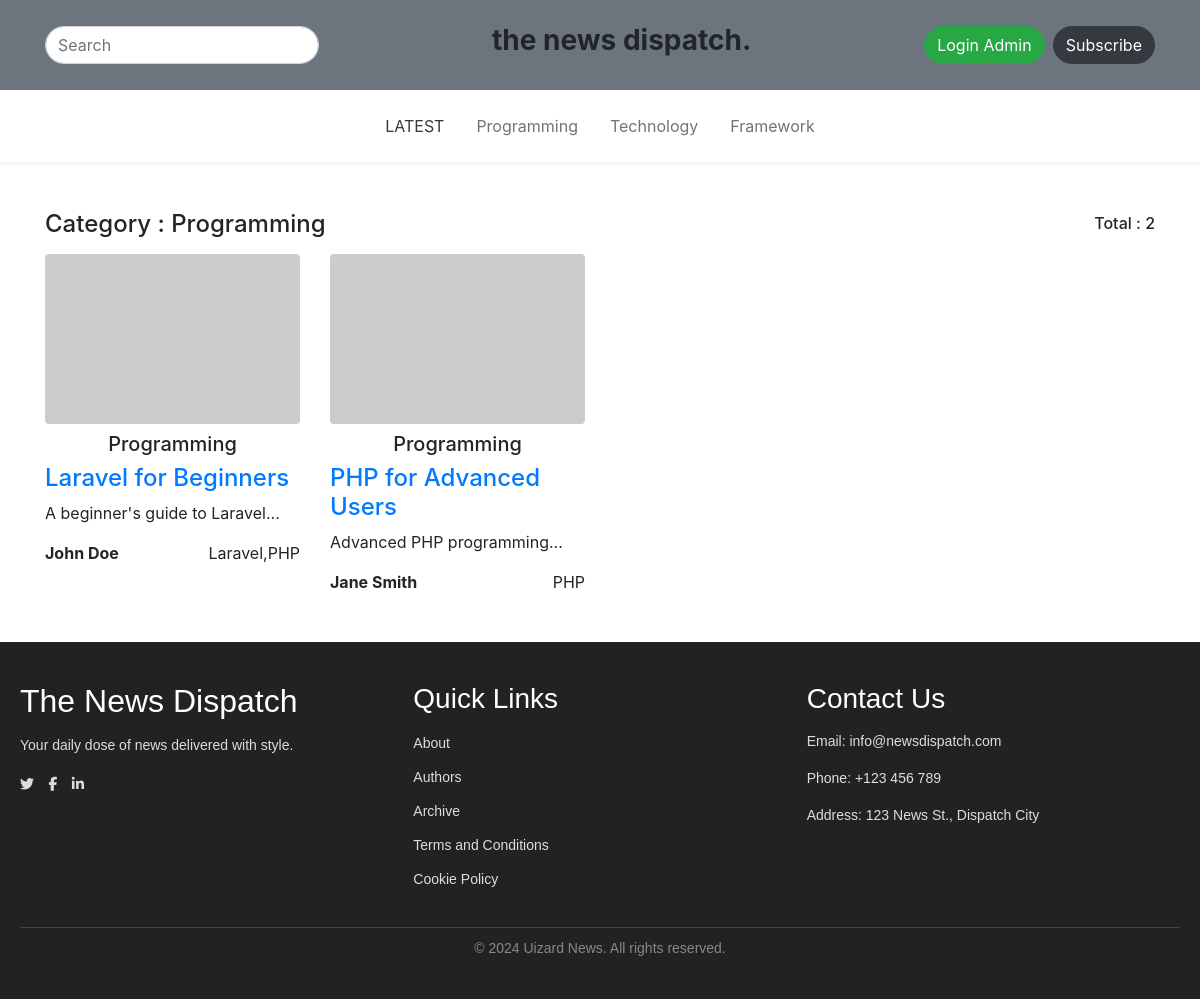
/home/category/1, run on an earlier commit of the app's database.
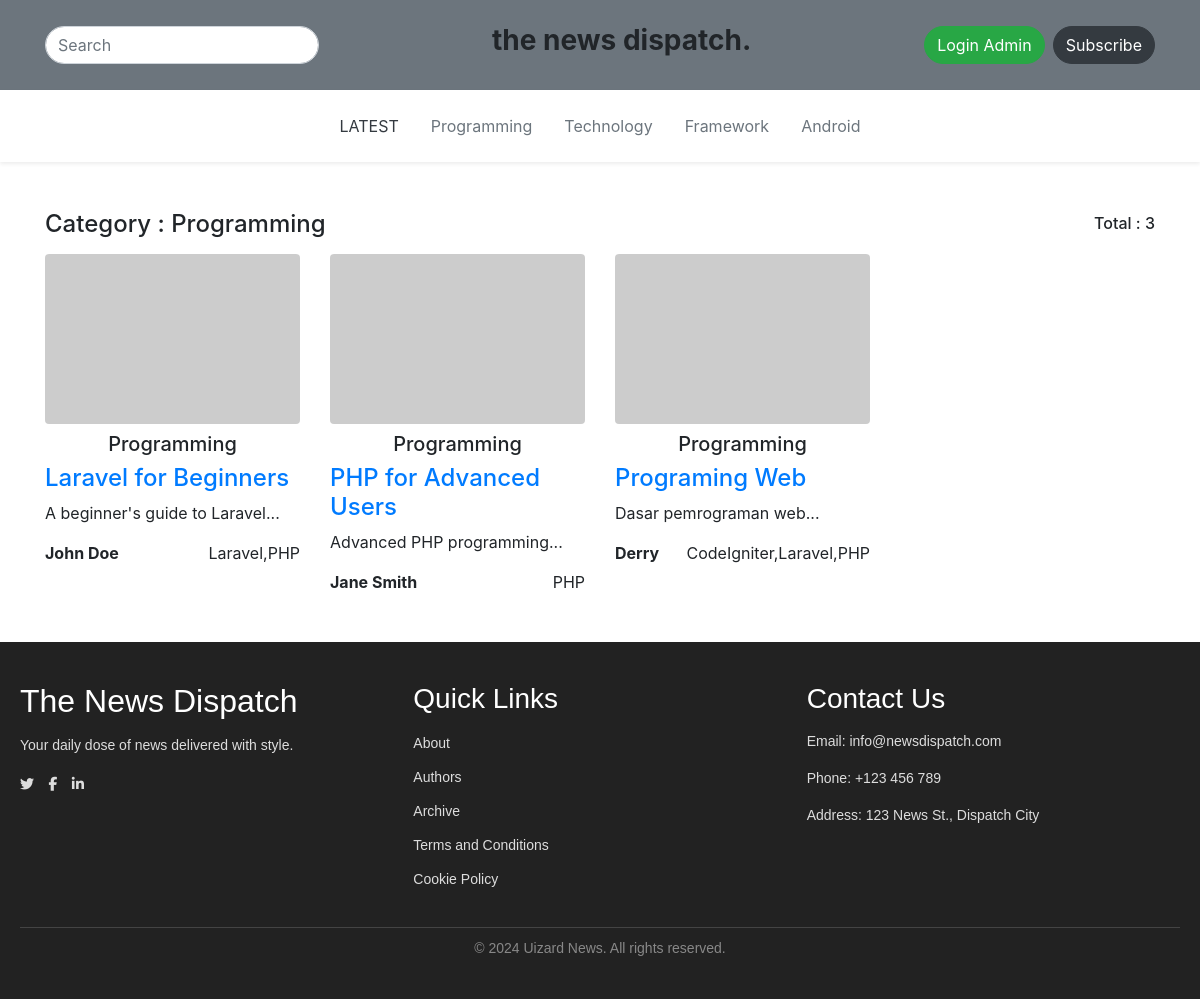
And on a later commit of the database.
### tables this page shows
CREATE TABLE `categories` (
  `id` int NOT NULL,
  `name` varchar(255) DEFAULT NULL
);

CREATE TABLE `articles` (
  `id` int NOT NULL,
  `title` varchar(255) DEFAULT NULL,
  `content` text,
  `author_id` int DEFAULT NULL
);

CREATE TABLE `authors` (
  `id` int NOT NULL,
  `name` varchar(255) DEFAULT NULL,
  `email` varchar(255) DEFAULT NULL
);

### application/controllers/Home.php (called while the page is built, shortened)
<?php
class Home extends CI_Controller {
	public function category($category_id)
	{
		$data['articles'] = $this->modelArticle->getArticlesByCategory($category_id);
        $data['categoryId'] = $this->modelCategory->getCategoryById($category_id);
		$data['categories'] = $this->modelCategory->getAll();
		$this->load->view('layoutHome/header', $data);
		$this->load->view('layoutHome/navbar', $data);
        $this->load->view('home/category', $data);
		$this->load->view('layoutHome/footer', $data);
    }
}

### index.php (called while the page is built, shortened)
<?php
require_once BASEPATH.'core/CodeIgniter.php';

### application/models/modelCategory.php (called while the page is built, shortened)
<?php
class modelCategory extends CI_Model
{
  public function getAll()
  {
    $this->db->order_by('id', 'ASC');
    return $this->db->get('categories')->result_array();
  }
  public function getCategoryById($category_id)
  {
      $this->db->where('id', $category_id);
      $query = $this->db->get('categories');
      return $query->row_array();
  }
}

### application/models/modelArticle.php (called while the page is built, shortened)
<?php
class modelArticle extends CI_Model
{
    public function getArticlesByCategory($category_id)
    {
        $this->db->select('
            articles.id AS article_id,
            articles.title,
            articles.content,
            authors.name AS author_name,
            GROUP_CONCAT(DISTINCT categories.name) AS categories,
            GROUP_CONCAT(DISTINCT tags.name) AS tags
        ');
        $this->db->from('articles');
        $this->db->join('authors', 'articles.author_id = authors.id');
        $this->db->join('article_category', 'articles.id = article_category.article_id', 'left');
        $this->db->join('categories', 'article_category.category_id = categories.id', 'left');
        $this->db->join('article_tag', 'articles.id = article_tag.article_id', 'left');
        $this->db->join('tags', 'article_tag.tag_id = tags.id', 'left');
        $this->db->where('article_category.category_id', $category_id);
        $this->db->group_by('articles.id');
        $query = $this->db->get();
        return $query->result_array();
    }
}

### application/views/home/category.php (the view)
<div class="content-wrapper">
    <div class="container mt-5">
        <div class="row align-items-center mb-3">
            <div class="col">
                <h4 class="mb-0">Category : <?= $categoryId['name']; ?></h4>
            </div>
            <div class="col text-right">
                <h6 class="mb-0">Total : <?= count($articles); ?></h6>
            </div>
        </div>
        <div class="row gy-4">
            <?php foreach ($articles as $article): ?>
            <div class="col-lg-3 col-md-4 col-sm-6">
                <img src="https://placehold.co/600x400" class="img-fluid rounded mb-2" alt="" />
                <h5 class="text-center"><?= $article['categories']; ?></h5>
                <a href="<?= base_url('home/article/' . urlencode($article['article_id'])); ?>">
                    <h4><?= $article['title']; ?></h4>
                </a>
                <p>
                    <?= substr($article['content'], 0, 150); ?>...
                </p>
                <div class="d-flex justify-content-between">
                    <p class="mb-0"><strong><?= $article['author_name']; ?></strong></p>
                    <p class="mb-0"><?= $article['tags']; ?></p>
                </div>
            </div>
            <?php endforeach; ?>
        </div>
    </div>
</div>

### application/views/layoutHome/header.php (shortened to what this page needs)
<!DOCTYPE html>
<html lang="en">
<head>
    <link rel="stylesheet" href="https://cdn.jsdelivr.net/npm/bootstrap@4.6.2/dist/css/bootstrap.min.css"
>
    <link rel="stylesheet" href="https://cdnjs.cloudflare.com/ajax/libs/font-awesome/6.7.1/css/all.min.css"
 />
</head>
<body class="hold-transition layout-top-nav">
    <div class="wrapper">

### application/views/layoutHome/navbar.php
<header class="bg-secondary py-4">
    <div class="container d-flex justify-content-between align-items-center">
        <div class="d-flex align-items-center">
            <input type="text" placeholder="Search" class="form-control rounded-pill">
        </div>
        <div class="text-center">
            <h1 class="h3 font-weight-bold">the news dispatch.</h1>
        </div>
        <div class="d-flex align-items-center">
            <a href="<?= base_url() ?>auth/index" class="text-white mr-2 btn btn-success rounded-pill">Login
                Admin</a>
            <button class="btn btn-dark rounded-pill">Subscribe</button>
        </div>
    </div>
</header>
<nav class="bg-white shadow-sm">
    <div class="container">
        <ul class="nav justify-content-center py-3">
            <li class="nav-item">
                <a class="nav-link text-dark" href="<?= base_url() ?>home/index">LATEST</a>
            </li>
            <?php foreach ($categories as $category): ?>
            <li class="nav-item">
                <a class="nav-link text-secondary"
                    href="<?= base_url('home/category/' . urlencode($category['id'])); ?>">
                    <?= $category['name']; ?>
                </a>
            </li>
            <?php endforeach; ?>
        </ul>
    </div>
</nav>

### application/views/layoutHome/footer.php
</div>
<footer class="footer mt-5">
    <div class="footer-container">
        <div class="footer-section brand">
            <h2 class="title">The News Dispatch</h2>
            <p>Your daily dose of news delivered with style.</p>
            <div class="social-icons">
                <a href="#" class="social-icon"><i class="fab fa-twitter"></i></a>
                <a href="#" class="social-icon"><i class="fab fa-facebook-f"></i></a>
                <a href="#" class="social-icon"><i class="fab fa-linkedin-in"></i></a>
            </div>
        </div>
        <div class="footer-section links">
            <h3>Quick Links</h3>
            <ul>
                <li><a href="#">About</a></li>
                <li><a href="#">Authors</a></li>
                <li><a href="#">Archive</a></li>
                <li><a href="#">Terms and Conditions</a></li>
                <li><a href="#">Cookie Policy</a></li>
            </ul>
        </div>
        <div class="footer-section contact">
            <h3>Contact Us</h3>
            <p>Email: info@newsdispatch.com</p>
            <p>Phone: +123 456 789</p>
            <p>Address: 123 News St., Dispatch City</p>
        </div>
    </div>
    <div class="footer-bottom">
        <p>© 2024 Uizard News. All rights reserved.</p>
    </div>
</footer>
</body>
</html>

### application/views/layoutHome/header.php (style rules this page uses)
.footer { background-color: #222; color: #f0f0f0; padding: 40px 20px; font-family: Arial, sans-serif; }
.footer-container { display: flex; flex-wrap: wrap; justify-content: space-between; gap: 20px; max-width: 1200px; margin: 0 auto; }
.footer-section { flex: 1 1 300px; }
.footer-section h2, .footer-section h3 { color: #fff; margin-bottom: 15px; }
.footer-section p, .footer-section a { color: #ddd; text-decoration: none; font-size: 14px; }
.social-icons { margin-top: 15px; }
.social-icon { color: #f0f0f0; font-size: 20px; margin-right: 10px; transition: color 0.3s; }
.links ul { list-style: none; padding: 0; }
.links ul li { margin-bottom: 10px; }
.footer-bottom { text-align: center; margin-top: 20px; font-size: 14px; border-top: 1px solid #444; padding-top: 10px; color: #888; }
.footer-bottom p { margin: 0; }

What changed in the data, as far as the page shows it:
added categories: name "Android"
added articles: categories "Programming", title "Programing Web", content "Dasar pemrograman web", author.name "Derry", tags "CodeIgniter,Laravel,PHP"
Also different on the page:
count($articles): "2" → "3"
